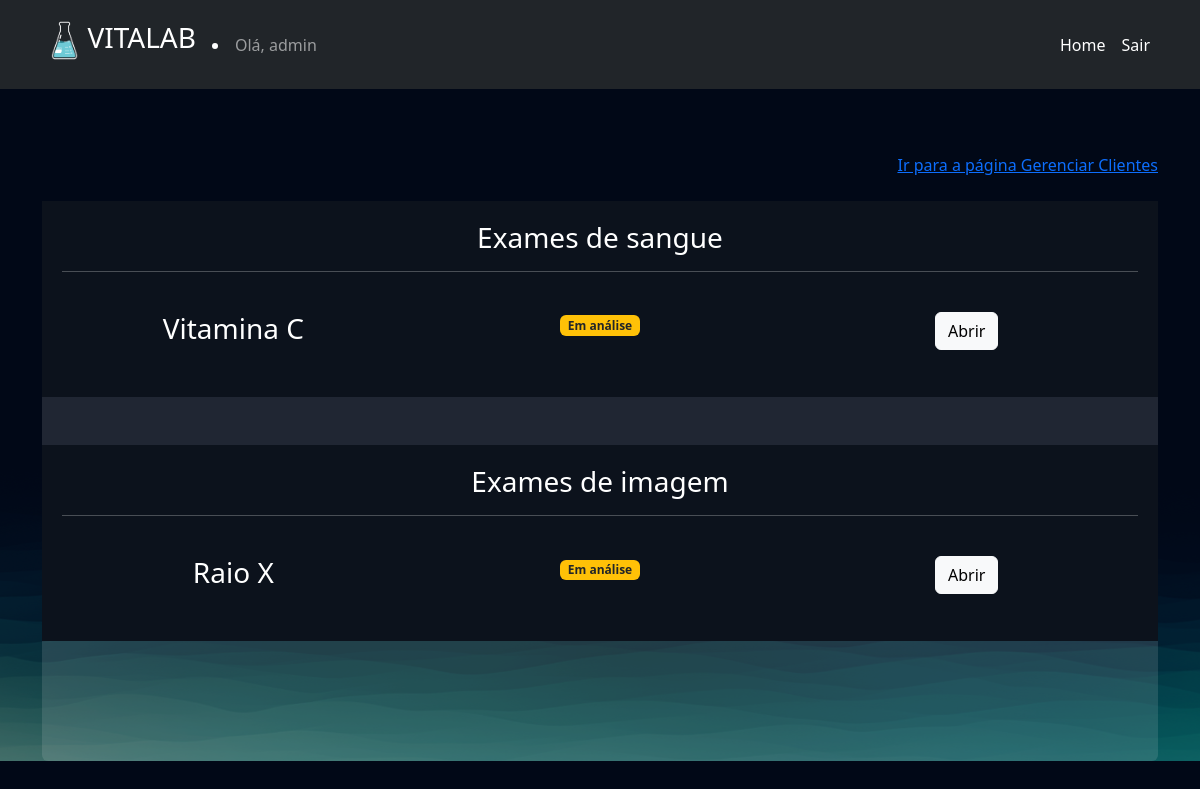
Before: /empresarial/cliente/4 (signed in) with the older database file.
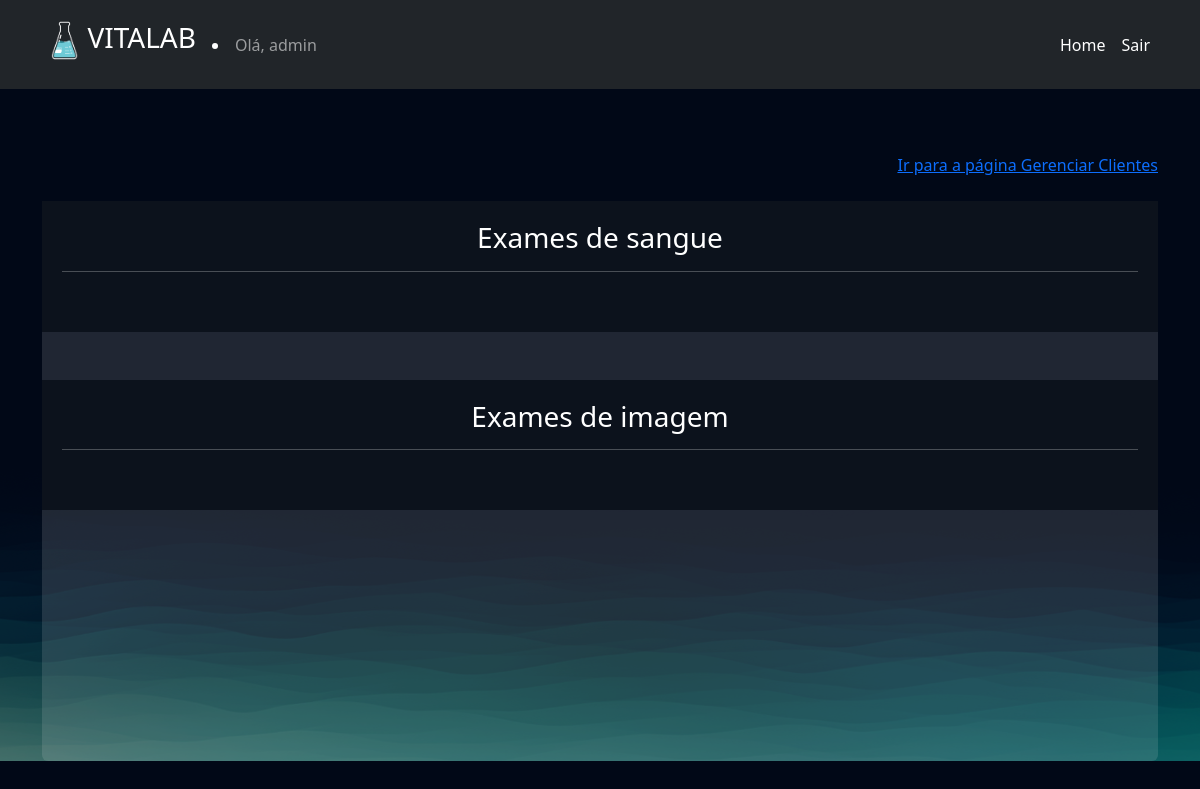
After: the same page with the newer database file.
### exames/models.py (models this page shows, shortened)
class SolicitacaoExame(models.Model):
	choice_status = (
		('E', 'Em análise'),
		('F', 'Finalizado'),
		('C', 'Cancelado')
	)
	usuario = models.ForeignKey(User, on_delete=models.DO_NOTHING)
	exame = models.ForeignKey(TiposExames, on_delete=models.DO_NOTHING)
	status = models.CharField(max_length=2, choices=choice_status)
	resultado = models.FileField(upload_to="resultados", null=True, blank=True)
	requer_senha = models.BooleanField(default=False)
	senha = models.CharField(max_length=6, null=True, blank=True)
	def badge_template(self):
		if self.status == 'E':
			classes_css = 'bg-warning text-dark'
			texto = "Em análise"
		elif self.status == 'F':
			classes_css = 'bg-success'
			texto = "Finalizado"
		return mark_safe(f"<span class='badge bg-primary {classes_css}'>{texto}</span>")

class TiposExames(models.Model):
	tipo_choices = (
		('I', 'Exame de imagem'),
		('S', 'Exame de Sangue')
	)
	nome = models.CharField(max_length=50)
	tipo = models.CharField(max_length=2, choices=tipo_choices)
	preco = models.FloatField()
	disponivel = models.BooleanField(default=True)
	horario_inicial = models.IntegerField()
	horario_final = models.IntegerField()

### empresarial/views.py (the view)
# urls.py: path('cliente/<int:cliente_id>', views.cliente, name="cliente"),
@staff_member_required
def cliente(request, cliente_id):
    cliente = User.objects.get(id=cliente_id)
    exames = SolicitacaoExame.objects.filter(usuario=cliente)
    return render(request, 'cliente.html', {'cliente': cliente, 'exames': exames})

### empresarial/templates/cliente.html (shortened to what this page needs)
{% extends "bases/base.html" %}
{% load static %}
{% block 'head' %}
    <link href="{% static 'exames/css/css.css' %}" rel="stylesheet">
    <link href="{% static 'exames/css/gerenciar_pedidos.css' %}" rel="stylesheet">
    <link href="{% static 'exames/css/gerenciar_exames.css' %}" rel="stylesheet">
{% endblock 'head' %}
{% block 'conteudo' %}
    <br>
    <br>
    <div class="container">
        <div style="text-align:right">
            <a href="{% url 'gerenciar_clientes' %}" class="btn-custom">Ir para a página Gerenciar Clientes</a>
        </div>
        <br>
        <div class="card card-view">
            <div class="sub-card">
                <h3>Exames de sangue</h3>
                <hr>
                <br>
                {% for exame in exames  %}
                    {% if  exame.exame.tipo == 'S'%}
                        <div class="row">
                            <div class="col-md"><h3>{{exame.exame.nome}}</h3></div>
                            <div class="col-md">{{exame.badge_template}}</div>
                            <div class="col-md">
                                <a href="{% url "exame_cliente" exame.id %}" class="btn btn-light">Abrir</a>
                            </div>
                        </div>
                        <br>
                    {% endif %}
                {% endfor %}
            </div>
            <br>
            <br>
            <div class="sub-card">
                <h3>Exames de imagem</h3>
                <hr>
                <br>
                {% for exame in exames  %}
                    {% if  exame.exame.tipo == 'I'%}
                        <div class="row">
                            <div class="col-md"><h3>{{exame.exame.nome}}</h3></div>
                            <div class="col-md">{{exame.badge_template}}</div>
                            <div class="col-md"><a href="{% url "exame_cliente" exame.id %}" class="btn btn-light">Abrir</a></div>
                        </div>
                        <br>
                    {% endif %}
                {% endfor %}
            </div>
        </div>
    </div>
{% endblock 'conteudo' %}

Changed rows visible on the page:
removed SolicitacaoExame: exame.nome "Vitamina C", badge_template "Em análise", shown under "Exames de sangue"
removed SolicitacaoExame: exame.nome "Raio X", badge_template "Em análise", shown under "Exames de imagem"
